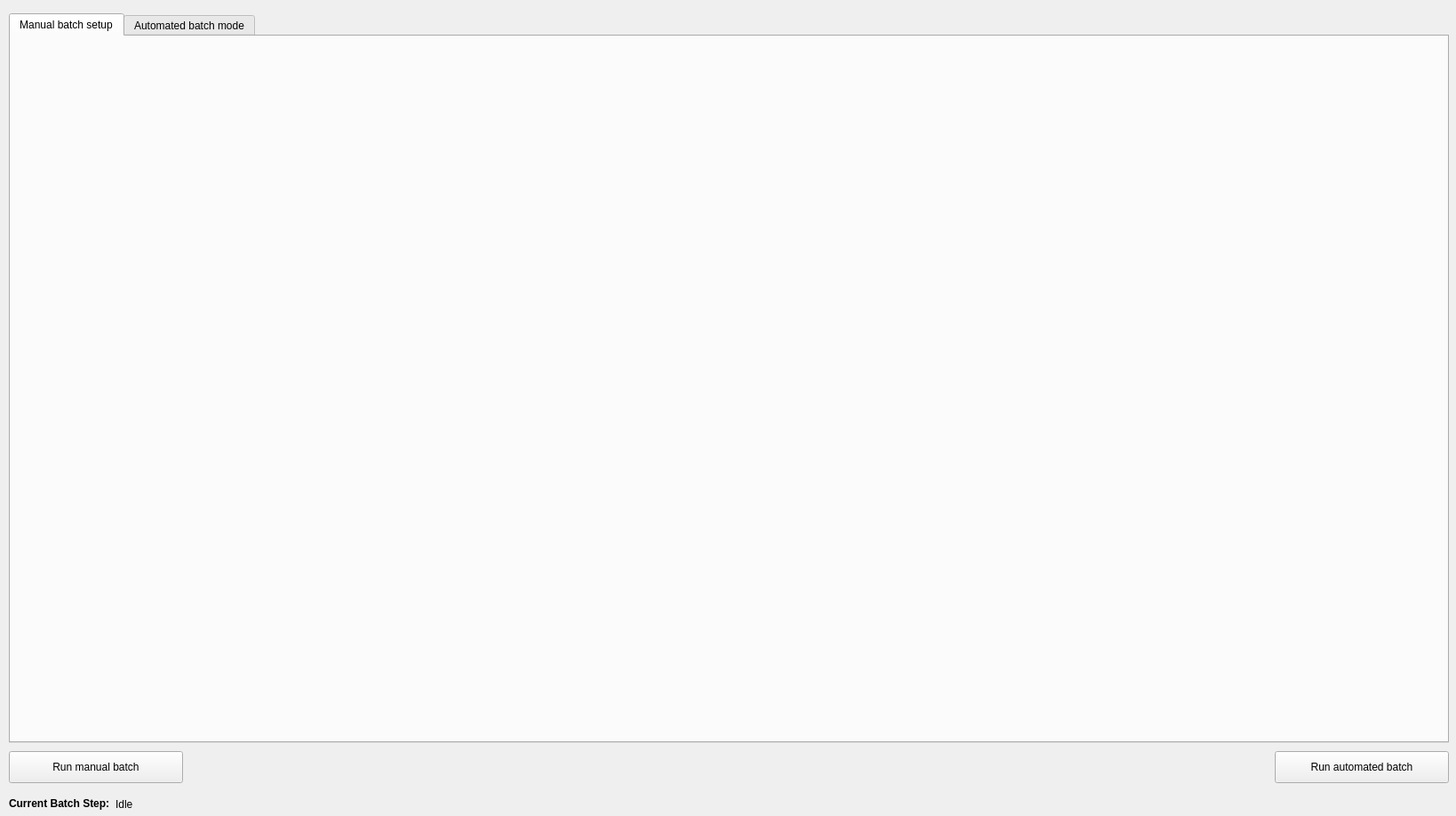
<?xml version="1.0" encoding="UTF-8"?>
<ui version="4.0">
 <class>Form</class>
 <widget class="QWidget" name="Form">
  <property name="geometry">
   <rect>
    <x>0</x>
    <y>0</y>
    <width>1639</width>
    <height>918</height>
   </rect>
  </property>
  <property name="windowTitle">
   <string>Form</string>
  </property>
  <widget class="QWidget" name="layoutWidget">
   <property name="geometry">
    <rect>
     <x>10</x>
     <y>895</y>
     <width>971</width>
     <height>19</height>
    </rect>
   </property>
   <layout class="QHBoxLayout" name="horizontalLayout_3">
    <item>
     <widget class="QLabel" name="label_25">
      <property name="sizePolicy">
       <sizepolicy hsizetype="Maximum" vsizetype="Preferred">
        <horstretch>0</horstretch>
        <verstretch>0</verstretch>
       </sizepolicy>
      </property>
      <property name="text">
       <string>&lt;html&gt;&lt;head/&gt;&lt;body&gt;&lt;p&gt;&lt;span style=&quot; font-weight:600;&quot;&gt;Current Batch Step:&lt;/span&gt;&lt;/p&gt;&lt;/body&gt;&lt;/html&gt;</string>
      </property>
     </widget>
    </item>
    <item>
     <widget class="QLabel" name="label_batch_step">
      <property name="text">
       <string>Idle</string>
      </property>
     </widget>
    </item>
   </layout>
  </widget>
  <widget class="QPushButton" name="push_run_batch_manual">
   <property name="geometry">
    <rect>
     <x>10</x>
     <y>845</y>
     <width>196</width>
     <height>36</height>
    </rect>
   </property>
   <property name="sizePolicy">
    <sizepolicy hsizetype="Maximum" vsizetype="Fixed">
     <horstretch>0</horstretch>
     <verstretch>0</verstretch>
    </sizepolicy>
   </property>
   <property name="text">
    <string>Run manual batch</string>
   </property>
  </widget>
  <widget class="QTabWidget" name="tabWidget">
   <property name="geometry">
    <rect>
     <x>10</x>
     <y>15</y>
     <width>1621</width>
     <height>821</height>
    </rect>
   </property>
   <property name="currentIndex">
    <number>0</number>
   </property>
   <widget class="QWidget" name="tab">
    <attribute name="title">
     <string>Manual batch setup</string>
    </attribute>
    <widget class="QWidget" name="verticalLayoutWidget">
     <property name="geometry">
      <rect>
       <x>5</x>
       <y>5</y>
       <width>1606</width>
       <height>781</height>
      </rect>
     </property>
     <layout class="QVBoxLayout" name="layout_batch_manual">
      <property name="sizeConstraint">
       <enum>QLayout::SetNoConstraint</enum>
      </property>
     </layout>
    </widget>
   </widget>
   <widget class="QWidget" name="tab_2">
    <attribute name="title">
     <string>Automated batch mode</string>
    </attribute>
   </widget>
  </widget>
  <widget class="QPushButton" name="push_run_batch_manual_2">
   <property name="geometry">
    <rect>
     <x>1435</x>
     <y>845</y>
     <width>196</width>
     <height>36</height>
    </rect>
   </property>
   <property name="sizePolicy">
    <sizepolicy hsizetype="Maximum" vsizetype="Fixed">
     <horstretch>0</horstretch>
     <verstretch>0</verstretch>
    </sizepolicy>
   </property>
   <property name="text">
    <string>Run automated batch</string>
   </property>
  </widget>
 </widget>
 <resources/>
 <connections/>
</ui>
